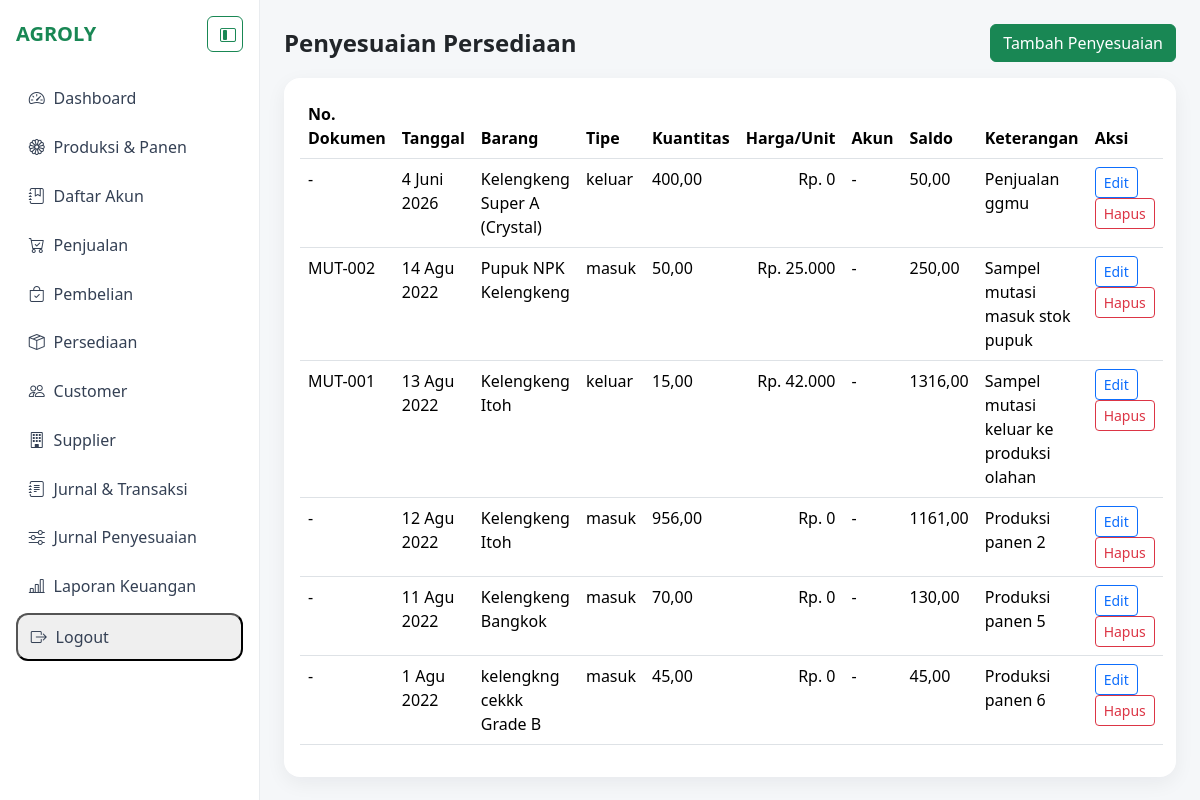
/persediaan/penyesuaian/ (signed in), run on the app's committed database.
### agroly/persediaan/models.py (models this page shows, shortened)
class MutasiPersediaan(models.Model):
    TIPE_MUTASI = (
        ("masuk", "Masuk"),
        ("keluar", "Keluar"),
        ("penyesuaian", "Penyesuaian"),
    )
    tanggal = models.DateField()
    nomor_dokumen = models.CharField(max_length=50, blank=True)
    barang = models.ForeignKey(BarangPersediaan, on_delete=models.PROTECT)
    tipe_mutasi = models.CharField(max_length=20, choices=TIPE_MUTASI)
    jumlah = models.DecimalField(max_digits=18, decimal_places=2)
    harga_per_unit = models.DecimalField(max_digits=18, decimal_places=2, default=0)
    akun = models.ForeignKey("akuntansi.Akun", on_delete=models.PROTECT, null=True, blank=True)
    saldo_setelah = models.DecimalField(max_digits=18, decimal_places=2)
    keterangan = models.CharField(max_length=255, blank=True)
    class Meta:
        db_table = "mutasi_persediaan"
        verbose_name = "Mutasi Persediaan"
        verbose_name_plural = "Riwayat Mutasi Persediaan"
        ordering = ["-tanggal", "-id"]

class BarangPersediaan(models.Model):
    kode_barang = models.CharField(max_length=30, unique=True)
    nama_barang = models.CharField(max_length=150)
    stok = models.DecimalField(max_digits=18, decimal_places=2, default=0)
    satuan = models.CharField(max_length=30, default="kg")
    harga_beli = models.DecimalField(max_digits=18, decimal_places=2, default=0)
    harga_jual = models.DecimalField(max_digits=18, decimal_places=2, default=0)
    aktif = models.BooleanField(default=True)
    class Meta:
        db_table = "barang_persediaan"
        verbose_name = "Barang Persediaan"
        verbose_name_plural = "Daftar Barang Persediaan"

### agroly/persediaan/views.py (the view)
# urls.py: path("penyesuaian/", MutasiPersediaanListView.as_view(), name="penyesuaian"),
class MutasiPersediaanListView(LoginRequiredMixin, ListView):
    model = MutasiPersediaan
    template_name = "persediaan/mutasi_list.html"
    context_object_name = "riwayat_mutasi"

### agroly/akuntansi/templatetags/akuntansi_filters.py (called while the page is built)
@register.filter
def format_rp(nilai):
    return format_rupiah(nilai)

### agroly/utils/format_rupiah.py (called while the page is built)
def format_rupiah(nilai) -> str:
    amount = Decimal(nilai or 0).quantize(Decimal("1"), rounding=ROUND_HALF_UP)
    sign = "-" if amount < 0 else ""
    amount = abs(amount)
    integer_text = f"{int(amount):,}".replace(",", ".")
    return f"{sign}Rp. {integer_text}"

### templates/persediaan/mutasi_list.html
{% extends "base.html" %}
{% load akuntansi_filters %}
{% block content %}
<div class="d-flex justify-content-between align-items-center mb-3">
  <h4 class="fw-bold mb-0">Penyesuaian Persediaan</h4>
  <a class="btn btn-success" href="{% url 'persediaan:tambah_penyesuaian' %}">Tambah Penyesuaian</a>
</div>
<div class="card kartu p-3">
  <table class="table"><thead><tr><th>No. Dokumen</th><th>Tanggal</th><th>Barang</th><th>Tipe</th><th>Kuantitas</th><th>Harga/Unit</th><th>Akun</th><th>Saldo</th><th>Keterangan</th><th>Aksi</th></tr></thead><tbody>{% for item in riwayat_mutasi %}<tr><td>{{ item.nomor_dokumen|default:"-" }}</td><td>{{ item.tanggal }}</td><td>{{ item.barang.nama_barang }}</td><td>{{ item.tipe_mutasi }}</td><td>{{ item.jumlah }}</td><td class="text-end">{{ item.harga_per_unit|format_rp }}</td><td>{{ item.akun|default:"-" }}</td><td>{{ item.saldo_setelah }}</td><td>{{ item.keterangan|default:"-" }}</td><td><a class="btn btn-sm btn-outline-primary" href="{% url 'persediaan:edit_penyesuaian' item.pk %}">Edit</a> <form method="post" action="{% url 'persediaan:hapus_penyesuaian' item.pk %}" class="d-inline">{% csrf_token %}<button class="btn btn-sm btn-outline-danger" onclick="return confirm('Hapus penyesuaian?')">Hapus</button></form></td></tr>{% empty %}<tr><td colspan="10">Belum ada data.</td></tr>{% endfor %}</tbody></table>
</div>
{% endblock %}

### templates/base.html (style rules this page uses)
body { background:#f5f7f9; }
.kartu { border:0; border-radius:1rem; box-shadow:0 6px 20px rgba(16,24,40,.06); transition:all .3s ease; }

### data on the page
MutasiPersediaan: nomor_dokumen "-", tanggal "4 Juni 2026", barang.nama_barang "Kelengkeng Super A (Crystal)", tipe_mutasi "keluar", jumlah "400,00", harga_per_unit "Rp. 0", akun "-", saldo_setelah "50,00", keterangan "Penjualan ggmu"
MutasiPersediaan: nomor_dokumen "MUT-002", tanggal "14 Agu 2022", barang.nama_barang "Pupuk NPK Kelengkeng", tipe_mutasi "masuk", jumlah "50,00", harga_per_unit "Rp. 25.000", akun "-", saldo_setelah "250,00", keterangan "Sampel mutasi masuk stok pupuk"
MutasiPersediaan: nomor_dokumen "MUT-001", tanggal "13 Agu 2022", barang.nama_barang "Kelengkeng Itoh", tipe_mutasi "keluar", jumlah "15,00", harga_per_unit "Rp. 42.000", akun "-", saldo_setelah "1316,00", keterangan "Sampel mutasi keluar ke produksi olahan"
MutasiPersediaan: nomor_dokumen "-", tanggal "12 Agu 2022", barang.nama_barang "Kelengkeng Itoh", tipe_mutasi "masuk", jumlah "956,00", harga_per_unit "Rp. 0", akun "-", saldo_setelah "1161,00", keterangan "Produksi panen 2"
MutasiPersediaan: nomor_dokumen "-", tanggal "11 Agu 2022", barang.nama_barang "Kelengkeng Bangkok", tipe_mutasi "masuk", jumlah "70,00", harga_per_unit "Rp. 0", akun "-", saldo_setelah "130,00", keterangan "Produksi panen 5"
MutasiPersediaan: nomor_dokumen "-", tanggal "1 Agu 2022", barang.nama_barang "kelengkng cekkk Grade B", tipe_mutasi "masuk", jumlah "45,00", harga_per_unit "Rp. 0", akun "-", saldo_setelah "45,00", keterangan "Produksi panen 6"
